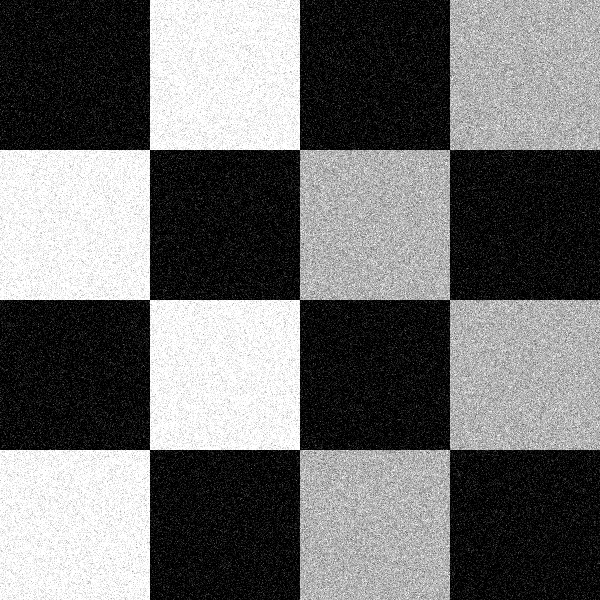
#> input picture vjezba5/checkerboard-noisy2.tif, 600 x 600 px
$ python zadatak2.py
#> lines starting #> are read from the running program, lines starting #| are printed output that depends on the picture
#Nastavno na prethodni zadatak, pomoću biblioteke matplotlib prikažite odzivnu sliku funkcije za detekciju ćoškova. Pomoć: https://matplotlib.org/stable/tutorials/introductory/images.html

from os.path import dirname
import matplotlib.pyplot as plt
import matplotlib.image as mpimg

filename = 'checkerboard-noisy2.tif'
img = mpimg.imread(dirname(__file__) + '/' + filename)
#> img is the input picture: shape (600, 600); min 0, max 255, mean 110.9
lum_img = img[:, :]
plt.hist(lum_img.ravel(), bins=256, range=(0.0, 1.0), fc='k', ec='k')
plt.show()
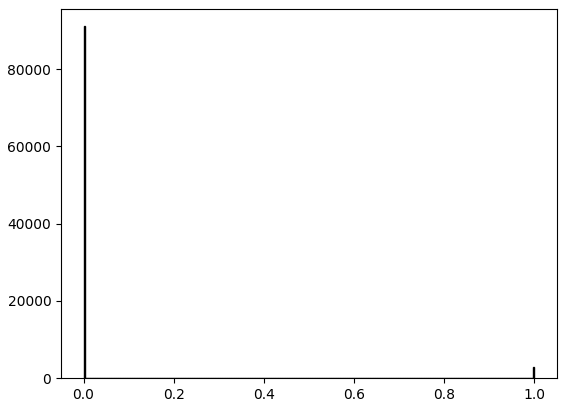
#> figure drawn by matplotlib, 1 panel; tallest bar 91093 high, from x = 0 to 0.00391
